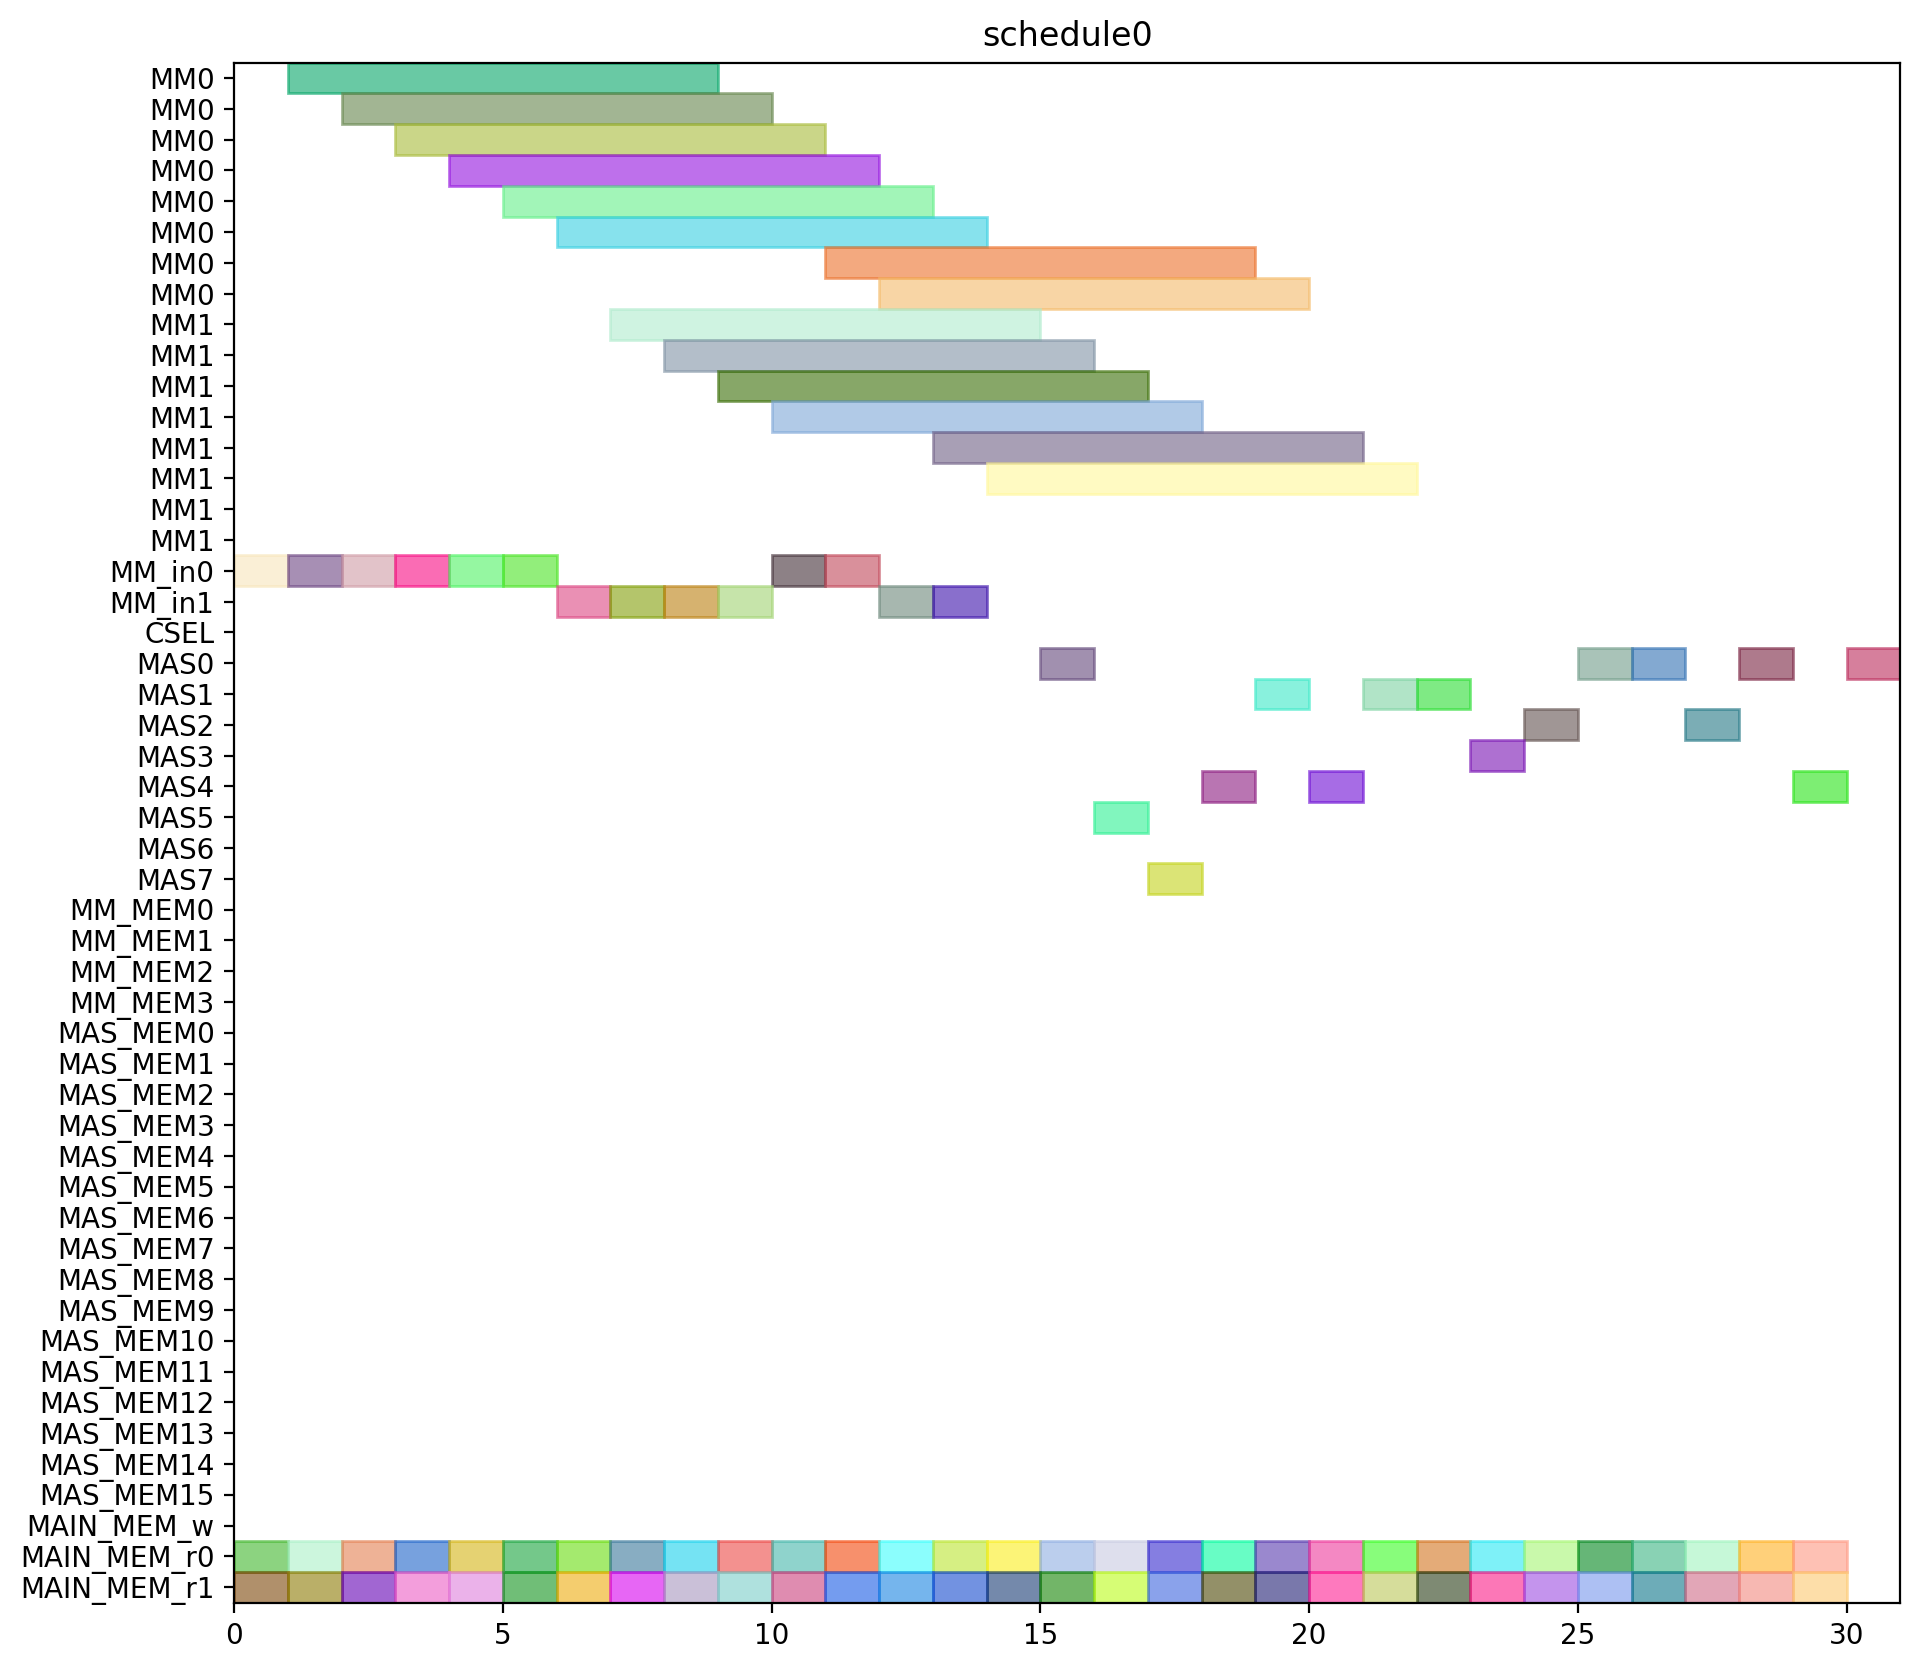

Write Python code to recreate this figure.
from pyschedule import Scenario, solvers, plotters, alt


def solve():
	horizon = 120
	S = Scenario("schedule0", horizon=horizon)

	# resource
	MM = S.Resources('MM', num=2, size=8)
	MM_in = S.Resources('MM_in', num=2)
	CSEL = S.Resource('CSEL')
	MAS = S.Resources('MAS', num=8, size=1, periods=range(1, horizon))
	MM_MEM = S.Resources('MM_MEM', num=4)
	MAS_MEM = S.Resources('MAS_MEM', num=16)
	MAIN_MEM_w = S.Resource('MAIN_MEM_w', size=1)
	MAIN_MEM_r = S.Resources('MAIN_MEM_r', num=2)

	# result of previous scheduling

	# new tasks
	r1_t0 = S.Task('r1_t0', length=8, delay_cost=1)
	r1_t0 += alt(MM)
	r1_t0_in = S.Task('r1_t0_in', length=1, delay_cost=1)
	r1_t0_in += alt(MM_in)
	S += r1_t0_in*MM_in[0]<=r1_t0*MM[0]
	S += r1_t0_in*MM_in[1]<=r1_t0*MM[1]
	r1_t0_mem0 = S.Task('r1_t0_mem0', length=1, delay_cost=1)
	r1_t0_mem0 += MAIN_MEM_r[0]
	S += r1_t0_mem0 <= r1_t0

	r1_t0_mem1 = S.Task('r1_t0_mem1', length=1, delay_cost=1)
	r1_t0_mem1 += MAIN_MEM_r[1]
	S += r1_t0_mem1 <= r1_t0

	r1_t1 = S.Task('r1_t1', length=8, delay_cost=1)
	r1_t1 += alt(MM)
	r1_t1_in = S.Task('r1_t1_in', length=1, delay_cost=1)
	r1_t1_in += alt(MM_in)
	S += r1_t1_in*MM_in[0]<=r1_t1*MM[0]
	S += r1_t1_in*MM_in[1]<=r1_t1*MM[1]
	r1_t1_mem0 = S.Task('r1_t1_mem0', length=1, delay_cost=1)
	r1_t1_mem0 += MAIN_MEM_r[0]
	S += r1_t1_mem0 <= r1_t1

	r1_t1_mem1 = S.Task('r1_t1_mem1', length=1, delay_cost=1)
	r1_t1_mem1 += MAIN_MEM_r[1]
	S += r1_t1_mem1 <= r1_t1

	r1_t2 = S.Task('r1_t2', length=1, delay_cost=1)
	r1_t2 += alt(MAS)
	r1_t2_mem0 = S.Task('r1_t2_mem0', length=1, delay_cost=1)
	r1_t2_mem0 += MAIN_MEM_r[0]
	S += r1_t2_mem0 <= r1_t2

	r1_t2_mem1 = S.Task('r1_t2_mem1', length=1, delay_cost=1)
	r1_t2_mem1 += MAIN_MEM_r[1]
	S += r1_t2_mem1 <= r1_t2

	r1_t3 = S.Task('r1_t3', length=1, delay_cost=1)
	r1_t3 += alt(MAS)
	r1_t3_mem0 = S.Task('r1_t3_mem0', length=1, delay_cost=1)
	r1_t3_mem0 += MAIN_MEM_r[0]
	S += r1_t3_mem0 <= r1_t3

	r1_t3_mem1 = S.Task('r1_t3_mem1', length=1, delay_cost=1)
	r1_t3_mem1 += MAIN_MEM_r[1]
	S += r1_t3_mem1 <= r1_t3

	r3_t0 = S.Task('r3_t0', length=8, delay_cost=1)
	r3_t0 += alt(MM)
	r3_t0_in = S.Task('r3_t0_in', length=1, delay_cost=1)
	r3_t0_in += alt(MM_in)
	S += r3_t0_in*MM_in[0]<=r3_t0*MM[0]
	S += r3_t0_in*MM_in[1]<=r3_t0*MM[1]
	r3_t0_mem0 = S.Task('r3_t0_mem0', length=1, delay_cost=1)
	r3_t0_mem0 += MAIN_MEM_r[0]
	S += r3_t0_mem0 <= r3_t0

	r3_t0_mem1 = S.Task('r3_t0_mem1', length=1, delay_cost=1)
	r3_t0_mem1 += MAIN_MEM_r[1]
	S += r3_t0_mem1 <= r3_t0

	r3_t1 = S.Task('r3_t1', length=8, delay_cost=1)
	r3_t1 += alt(MM)
	r3_t1_in = S.Task('r3_t1_in', length=1, delay_cost=1)
	r3_t1_in += alt(MM_in)
	S += r3_t1_in*MM_in[0]<=r3_t1*MM[0]
	S += r3_t1_in*MM_in[1]<=r3_t1*MM[1]
	r3_t1_mem0 = S.Task('r3_t1_mem0', length=1, delay_cost=1)
	r3_t1_mem0 += MAIN_MEM_r[0]
	S += r3_t1_mem0 <= r3_t1

	r3_t1_mem1 = S.Task('r3_t1_mem1', length=1, delay_cost=1)
	r3_t1_mem1 += MAIN_MEM_r[1]
	S += r3_t1_mem1 <= r3_t1

	r3_t2 = S.Task('r3_t2', length=1, delay_cost=1)
	r3_t2 += alt(MAS)
	r3_t2_mem0 = S.Task('r3_t2_mem0', length=1, delay_cost=1)
	r3_t2_mem0 += MAIN_MEM_r[0]
	S += r3_t2_mem0 <= r3_t2

	r3_t2_mem1 = S.Task('r3_t2_mem1', length=1, delay_cost=1)
	r3_t2_mem1 += MAIN_MEM_r[1]
	S += r3_t2_mem1 <= r3_t2

	r3_t3 = S.Task('r3_t3', length=1, delay_cost=1)
	r3_t3 += alt(MAS)
	r3_t3_mem0 = S.Task('r3_t3_mem0', length=1, delay_cost=1)
	r3_t3_mem0 += MAIN_MEM_r[0]
	S += r3_t3_mem0 <= r3_t3

	r3_t3_mem1 = S.Task('r3_t3_mem1', length=1, delay_cost=1)
	r3_t3_mem1 += MAIN_MEM_r[1]
	S += r3_t3_mem1 <= r3_t3

	r4_t0 = S.Task('r4_t0', length=8, delay_cost=1)
	r4_t0 += alt(MM)
	r4_t0_in = S.Task('r4_t0_in', length=1, delay_cost=1)
	r4_t0_in += alt(MM_in)
	S += r4_t0_in*MM_in[0]<=r4_t0*MM[0]
	S += r4_t0_in*MM_in[1]<=r4_t0*MM[1]
	r4_t0_mem0 = S.Task('r4_t0_mem0', length=1, delay_cost=1)
	r4_t0_mem0 += MAIN_MEM_r[0]
	S += r4_t0_mem0 <= r4_t0

	r4_t0_mem1 = S.Task('r4_t0_mem1', length=1, delay_cost=1)
	r4_t0_mem1 += MAIN_MEM_r[1]
	S += r4_t0_mem1 <= r4_t0

	r4_t1 = S.Task('r4_t1', length=8, delay_cost=1)
	r4_t1 += alt(MM)
	r4_t1_in = S.Task('r4_t1_in', length=1, delay_cost=1)
	r4_t1_in += alt(MM_in)
	S += r4_t1_in*MM_in[0]<=r4_t1*MM[0]
	S += r4_t1_in*MM_in[1]<=r4_t1*MM[1]
	r4_t1_mem0 = S.Task('r4_t1_mem0', length=1, delay_cost=1)
	r4_t1_mem0 += MAIN_MEM_r[0]
	S += r4_t1_mem0 <= r4_t1

	r4_t1_mem1 = S.Task('r4_t1_mem1', length=1, delay_cost=1)
	r4_t1_mem1 += MAIN_MEM_r[1]
	S += r4_t1_mem1 <= r4_t1

	r4_t2 = S.Task('r4_t2', length=1, delay_cost=1)
	r4_t2 += alt(MAS)
	r4_t2_mem0 = S.Task('r4_t2_mem0', length=1, delay_cost=1)
	r4_t2_mem0 += MAIN_MEM_r[0]
	S += r4_t2_mem0 <= r4_t2

	r4_t2_mem1 = S.Task('r4_t2_mem1', length=1, delay_cost=1)
	r4_t2_mem1 += MAIN_MEM_r[1]
	S += r4_t2_mem1 <= r4_t2

	r4_t3 = S.Task('r4_t3', length=1, delay_cost=1)
	r4_t3 += alt(MAS)
	r4_t3_mem0 = S.Task('r4_t3_mem0', length=1, delay_cost=1)
	r4_t3_mem0 += MAIN_MEM_r[0]
	S += r4_t3_mem0 <= r4_t3

	r4_t3_mem1 = S.Task('r4_t3_mem1', length=1, delay_cost=1)
	r4_t3_mem1 += MAIN_MEM_r[1]
	S += r4_t3_mem1 <= r4_t3

	r5_t0 = S.Task('r5_t0', length=8, delay_cost=1)
	r5_t0 += alt(MM)
	r5_t0_in = S.Task('r5_t0_in', length=1, delay_cost=1)
	r5_t0_in += alt(MM_in)
	S += r5_t0_in*MM_in[0]<=r5_t0*MM[0]
	S += r5_t0_in*MM_in[1]<=r5_t0*MM[1]
	r5_t0_mem0 = S.Task('r5_t0_mem0', length=1, delay_cost=1)
	r5_t0_mem0 += MAIN_MEM_r[0]
	S += r5_t0_mem0 <= r5_t0

	r5_t0_mem1 = S.Task('r5_t0_mem1', length=1, delay_cost=1)
	r5_t0_mem1 += MAIN_MEM_r[1]
	S += r5_t0_mem1 <= r5_t0

	r5_t1 = S.Task('r5_t1', length=8, delay_cost=1)
	r5_t1 += alt(MM)
	r5_t1_in = S.Task('r5_t1_in', length=1, delay_cost=1)
	r5_t1_in += alt(MM_in)
	S += r5_t1_in*MM_in[0]<=r5_t1*MM[0]
	S += r5_t1_in*MM_in[1]<=r5_t1*MM[1]
	r5_t1_mem0 = S.Task('r5_t1_mem0', length=1, delay_cost=1)
	r5_t1_mem0 += MAIN_MEM_r[0]
	S += r5_t1_mem0 <= r5_t1

	r5_t1_mem1 = S.Task('r5_t1_mem1', length=1, delay_cost=1)
	r5_t1_mem1 += MAIN_MEM_r[1]
	S += r5_t1_mem1 <= r5_t1

	r5_t2 = S.Task('r5_t2', length=1, delay_cost=1)
	r5_t2 += alt(MAS)
	r5_t2_mem0 = S.Task('r5_t2_mem0', length=1, delay_cost=1)
	r5_t2_mem0 += MAIN_MEM_r[0]
	S += r5_t2_mem0 <= r5_t2

	r5_t2_mem1 = S.Task('r5_t2_mem1', length=1, delay_cost=1)
	r5_t2_mem1 += MAIN_MEM_r[1]
	S += r5_t2_mem1 <= r5_t2

	r5_t3 = S.Task('r5_t3', length=1, delay_cost=1)
	r5_t3 += alt(MAS)
	r5_t3_mem0 = S.Task('r5_t3_mem0', length=1, delay_cost=1)
	r5_t3_mem0 += MAIN_MEM_r[0]
	S += r5_t3_mem0 <= r5_t3

	r5_t3_mem1 = S.Task('r5_t3_mem1', length=1, delay_cost=1)
	r5_t3_mem1 += MAIN_MEM_r[1]
	S += r5_t3_mem1 <= r5_t3

	r6_t0 = S.Task('r6_t0', length=8, delay_cost=1)
	r6_t0 += alt(MM)
	r6_t0_in = S.Task('r6_t0_in', length=1, delay_cost=1)
	r6_t0_in += alt(MM_in)
	S += r6_t0_in*MM_in[0]<=r6_t0*MM[0]
	S += r6_t0_in*MM_in[1]<=r6_t0*MM[1]
	r6_t0_mem0 = S.Task('r6_t0_mem0', length=1, delay_cost=1)
	r6_t0_mem0 += MAIN_MEM_r[0]
	S += r6_t0_mem0 <= r6_t0

	r6_t0_mem1 = S.Task('r6_t0_mem1', length=1, delay_cost=1)
	r6_t0_mem1 += MAIN_MEM_r[1]
	S += r6_t0_mem1 <= r6_t0

	r6_t1 = S.Task('r6_t1', length=8, delay_cost=1)
	r6_t1 += alt(MM)
	r6_t1_in = S.Task('r6_t1_in', length=1, delay_cost=1)
	r6_t1_in += alt(MM_in)
	S += r6_t1_in*MM_in[0]<=r6_t1*MM[0]
	S += r6_t1_in*MM_in[1]<=r6_t1*MM[1]
	r6_t1_mem0 = S.Task('r6_t1_mem0', length=1, delay_cost=1)
	r6_t1_mem0 += MAIN_MEM_r[0]
	S += r6_t1_mem0 <= r6_t1

	r6_t1_mem1 = S.Task('r6_t1_mem1', length=1, delay_cost=1)
	r6_t1_mem1 += MAIN_MEM_r[1]
	S += r6_t1_mem1 <= r6_t1

	r6_t2 = S.Task('r6_t2', length=1, delay_cost=1)
	r6_t2 += alt(MAS)
	r6_t2_mem0 = S.Task('r6_t2_mem0', length=1, delay_cost=1)
	r6_t2_mem0 += MAIN_MEM_r[0]
	S += r6_t2_mem0 <= r6_t2

	r6_t2_mem1 = S.Task('r6_t2_mem1', length=1, delay_cost=1)
	r6_t2_mem1 += MAIN_MEM_r[1]
	S += r6_t2_mem1 <= r6_t2

	r6_t3 = S.Task('r6_t3', length=1, delay_cost=1)
	r6_t3 += alt(MAS)
	r6_t3_mem0 = S.Task('r6_t3_mem0', length=1, delay_cost=1)
	r6_t3_mem0 += MAIN_MEM_r[0]
	S += r6_t3_mem0 <= r6_t3

	r6_t3_mem1 = S.Task('r6_t3_mem1', length=1, delay_cost=1)
	r6_t3_mem1 += MAIN_MEM_r[1]
	S += r6_t3_mem1 <= r6_t3

	r9_t2 = S.Task('r9_t2', length=1, delay_cost=1)
	r9_t2 += alt(MAS)
	r9_t2_mem0 = S.Task('r9_t2_mem0', length=1, delay_cost=1)
	r9_t2_mem0 += MAIN_MEM_r[0]
	S += r9_t2_mem0 <= r9_t2

	r9_t2_mem1 = S.Task('r9_t2_mem1', length=1, delay_cost=1)
	r9_t2_mem1 += MAIN_MEM_r[1]
	S += r9_t2_mem1 <= r9_t2

	r12_t0 = S.Task('r12_t0', length=8, delay_cost=1)
	r12_t0 += alt(MM)
	r12_t0_in = S.Task('r12_t0_in', length=1, delay_cost=1)
	r12_t0_in += alt(MM_in)
	S += r12_t0_in*MM_in[0]<=r12_t0*MM[0]
	S += r12_t0_in*MM_in[1]<=r12_t0*MM[1]
	r12_t0_mem0 = S.Task('r12_t0_mem0', length=1, delay_cost=1)
	r12_t0_mem0 += MAIN_MEM_r[0]
	S += r12_t0_mem0 <= r12_t0

	r12_t0_mem1 = S.Task('r12_t0_mem1', length=1, delay_cost=1)
	r12_t0_mem1 += MAIN_MEM_r[1]
	S += r12_t0_mem1 <= r12_t0

	r12_t1 = S.Task('r12_t1', length=8, delay_cost=1)
	r12_t1 += alt(MM)
	r12_t1_in = S.Task('r12_t1_in', length=1, delay_cost=1)
	r12_t1_in += alt(MM_in)
	S += r12_t1_in*MM_in[0]<=r12_t1*MM[0]
	S += r12_t1_in*MM_in[1]<=r12_t1*MM[1]
	r12_t1_mem0 = S.Task('r12_t1_mem0', length=1, delay_cost=1)
	r12_t1_mem0 += MAIN_MEM_r[0]
	S += r12_t1_mem0 <= r12_t1

	r12_t1_mem1 = S.Task('r12_t1_mem1', length=1, delay_cost=1)
	r12_t1_mem1 += MAIN_MEM_r[1]
	S += r12_t1_mem1 <= r12_t1

	r12_t2 = S.Task('r12_t2', length=1, delay_cost=1)
	r12_t2 += alt(MAS)
	r12_t2_mem0 = S.Task('r12_t2_mem0', length=1, delay_cost=1)
	r12_t2_mem0 += MAIN_MEM_r[0]
	S += r12_t2_mem0 <= r12_t2

	r12_t2_mem1 = S.Task('r12_t2_mem1', length=1, delay_cost=1)
	r12_t2_mem1 += MAIN_MEM_r[1]
	S += r12_t2_mem1 <= r12_t2

	r12_t3 = S.Task('r12_t3', length=1, delay_cost=1)
	r12_t3 += alt(MAS)
	r12_t3_mem0 = S.Task('r12_t3_mem0', length=1, delay_cost=1)
	r12_t3_mem0 += MAIN_MEM_r[0]
	S += r12_t3_mem0 <= r12_t3

	r12_t3_mem1 = S.Task('r12_t3_mem1', length=1, delay_cost=1)
	r12_t3_mem1 += MAIN_MEM_r[1]
	S += r12_t3_mem1 <= r12_t3

	r13_t0 = S.Task('r13_t0', length=8, delay_cost=1)
	r13_t0 += alt(MM)
	r13_t0_in = S.Task('r13_t0_in', length=1, delay_cost=1)
	r13_t0_in += alt(MM_in)
	S += r13_t0_in*MM_in[0]<=r13_t0*MM[0]
	S += r13_t0_in*MM_in[1]<=r13_t0*MM[1]
	r13_t0_mem0 = S.Task('r13_t0_mem0', length=1, delay_cost=1)
	r13_t0_mem0 += MAIN_MEM_r[0]
	S += r13_t0_mem0 <= r13_t0

	r13_t0_mem1 = S.Task('r13_t0_mem1', length=1, delay_cost=1)
	r13_t0_mem1 += MAIN_MEM_r[1]
	S += r13_t0_mem1 <= r13_t0

	r13_t1 = S.Task('r13_t1', length=8, delay_cost=1)
	r13_t1 += alt(MM)
	r13_t1_in = S.Task('r13_t1_in', length=1, delay_cost=1)
	r13_t1_in += alt(MM_in)
	S += r13_t1_in*MM_in[0]<=r13_t1*MM[0]
	S += r13_t1_in*MM_in[1]<=r13_t1*MM[1]
	r13_t1_mem0 = S.Task('r13_t1_mem0', length=1, delay_cost=1)
	r13_t1_mem0 += MAIN_MEM_r[0]
	S += r13_t1_mem0 <= r13_t1

	r13_t1_mem1 = S.Task('r13_t1_mem1', length=1, delay_cost=1)
	r13_t1_mem1 += MAIN_MEM_r[1]
	S += r13_t1_mem1 <= r13_t1

	r13_t2 = S.Task('r13_t2', length=1, delay_cost=1)
	r13_t2 += alt(MAS)
	r13_t2_mem0 = S.Task('r13_t2_mem0', length=1, delay_cost=1)
	r13_t2_mem0 += MAIN_MEM_r[0]
	S += r13_t2_mem0 <= r13_t2

	r13_t2_mem1 = S.Task('r13_t2_mem1', length=1, delay_cost=1)
	r13_t2_mem1 += MAIN_MEM_r[1]
	S += r13_t2_mem1 <= r13_t2

	r13_t3 = S.Task('r13_t3', length=1, delay_cost=1)
	r13_t3 += alt(MAS)
	r13_t3_mem0 = S.Task('r13_t3_mem0', length=1, delay_cost=1)
	r13_t3_mem0 += MAIN_MEM_r[0]
	S += r13_t3_mem0 <= r13_t3

	r13_t3_mem1 = S.Task('r13_t3_mem1', length=1, delay_cost=1)
	r13_t3_mem1 += MAIN_MEM_r[1]
	S += r13_t3_mem1 <= r13_t3

	r16_t3 = S.Task('r16_t3', length=1, delay_cost=1)
	r16_t3 += alt(MAS)
	r16_t3_mem0 = S.Task('r16_t3_mem0', length=1, delay_cost=1)
	r16_t3_mem0 += MAIN_MEM_r[0]
	S += r16_t3_mem0 <= r16_t3

	r16_t3_mem1 = S.Task('r16_t3_mem1', length=1, delay_cost=1)
	r16_t3_mem1 += MAIN_MEM_r[1]
	S += r16_t3_mem1 <= r16_t3

	solvers.mip.solve(S,msg=1,kind='CPLEX',ratio_gap=1.01)

	solution = [['hoge']*len(S.solution()[1]) for i in range(len(S.solution()))]
	for i in range(len(S.solution())):
		for j in range(len(S.solution()[i])):
			solution[i][j]=str(S.solution()[i][j])
	print(solution)

	cycles = int(solution[-1][3])

	pic_file_name = "/home/mfukuda/ABE/multiRAM_multiMAS_16mux/scheduling_result/stage8MM2_stage1MAS8/EP2_YRECOVER/schedule0.png"
	if(S.solution() != []):
		plotters.matplotlib.plot(S,img_filename=pic_file_name, show_task_labels=False, fig_size=(cycles*0.25+3, 10))

	return solution
